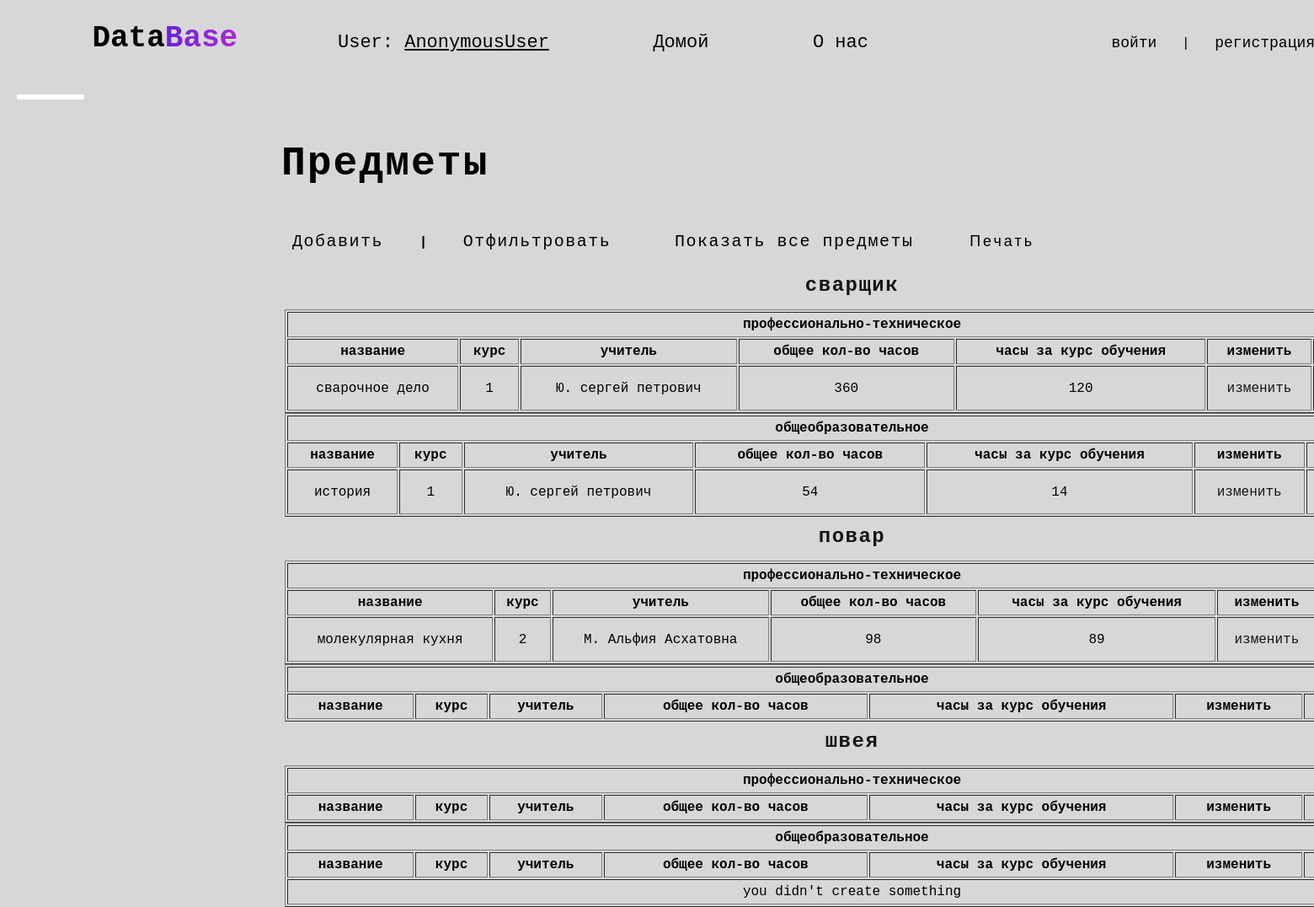
The app's page /db/subject/ with its own data.
### student_db/models.py (models this page shows, shortened)
class Speciality(models.Model):
    name = models.CharField(max_length=100)
    teacher = models.ForeignKey(Teacher, on_delete=models.CASCADE, null=True)
    course = models.CharField(max_length=50, choices=[("два года", "два года"),
                                                      ("три месяца", "три месяца"),
                                                      ("год (после 9)", "год (после 9)"),
                                                      ("год (после 9 и 11)", "год (после 9 и 11)")],
                              unique=True, null=True)
    education_form = models.CharField(max_length=50, choices=[('контракт', 'контракт'), ('бюджет', 'бюджет')])
    for_edu = models.CharField(max_length=10, choices=[('9', '9'), ('11', '11'), ('9 и 11', '9 и 11')], null=True)
    def __str__(self):
        return self.name

class Subject(models.Model):
    name = models.CharField(max_length=50)
    teacher = models.ForeignKey(Teacher, on_delete=models.CASCADE, related_name='teach', null=True)
    all_hour = models.IntegerField(null=False, default='')
    course_time = models.IntegerField(null=False, default='')
    cycle = models.CharField(max_length=255, choices=[('профессионально-техническое', 'профессионально-техническое'),
                                      ('общеобразовательное', 'общеобразовательное')], null=True)
    course = models.CharField(max_length=10, choices=[('1', '1'), ('2', '2')])
    specialization = models.ForeignKey(Speciality, on_delete=models.CASCADE, null=True)

class Teacher(models.Model):
    name = models.CharField(max_length=50)
    middle_name = models.CharField(max_length=50)
    last_name = models.CharField(max_length=50)
    phone = models.CharField(max_length=20)
    subject = models.CharField(max_length=50)
    work = models.CharField(max_length=50, choices=[('мастер', "мастер"), ("учитель", "учитель")], null=True)
    def __str__(self):
        return self.middle_name +' '+ self.name +' '+ self.last_name

### student_db/views.py (the view)
# urls.py: path('subject/', views.subject_list, name='subject_list'),
def subject_list(request):
    specializations = Speciality.objects.all()
    technical_subject = Subject.objects.filter(cycle='профессионально-техническое').order_by('name')
    general_subject = Subject.objects.filter(cycle='общеобразовательное').order_by('name')
    context = {'specializations': specializations,
               'technical_subject': technical_subject,
               'general_subject': general_subject}
    return render(request, 'subject/subject_list.html', context)

### student_db/templates/subject/subject_list.html (shortened to what this page needs)
{% extends 'db.html' %}
{% load static %}
{% block content %}
<link rel="stylesheet" href="{% static 'css/subject_list.css' %}">
  <div class="func">
    <h1>Предметы</h1>
      <a href="{% url 'student:subject_create' %}">Добавить</a> <b>|</b>
      <a href="{% url 'student:subject_filter' %}">Отфильтровать</a>
      <a href="{% url 'student:subject_all' %}">Показать все предметы</a>
      <button id="printButton">Печать</button>
  </div>
<div id="subject-tables" class="tables">
    {% for specialization in specializations %}
        <h1>{{ specialization.name }}</h1>
        <div class="tables-container">
            <table class="subject-table" border="1" style="width: 1347px;">
                <tr><th colspan="7">профессионально-техническое</th></tr>
                <tr>
                    <th>название</th>
                    <th>курс</th>
                    <th>учитель</th>
                    <th>общее кол-во часов</th>
                    <th>часы за курс обучения</th>
                    <th>изменить</th>
                    <th>удалить</th>
                </tr>
                    {% for subject in technical_subject %}
                        {% if subject.specialization == specialization and subject.cycle == 'профессионально-техническое' %}
                            <tr>
                                <td>{{ subject.name }}</td>
                                <td>{{ subject.course }}</td>
                                <td>{{ subject.teacher }}</td>
                                <td>{{ subject.all_hour }}</td>
                                <td>{{ subject.course_time }}</td>
                                <td><a href="{% url 'student:subject_update' pk=subject.pk %}">изменить</a></td>
                            </tr>
                        {% endif %}
                    {% endfor %}
            </table>
        </div>
        <div class="tables-container">
            <table class="subject-table" border="1" style="width: 1347px;">
                <tr><th colspan="7">общеобразовательное</th></tr>
                <tr>
                    <th>название</th>
                    <th>курс</th>
                    <th>учитель</th>
                    <th>общее кол-во часов</th>
                    <th>часы за курс обучения</th>
                    <th>изменить</th>
                    <th>удалить</th>
                </tr>
                    {% for subject in specialization.subject_set.all %}
                        {% if subject.specialization == specialization and subject.cycle == 'общеобразовательное' %}
                            <tr>
                                <td>{{ subject.name }}</td>
                                <td>{{ subject.course }}</td>
                                <td>{{ subject.teacher }}</td>
                                <td>{{ subject.all_hour }}</td>
                                <td>{{ subject.course_time }}</td>
                                <td><a href="{% url 'student:subject_update' pk=subject.pk %}">изменить</a></td>
                                <td><form method="POST" action="{% url 'student:delete_subject' subject.pk %}">{% csrf_token %}<button class="btn" type="submit">Удалить</button></form></td>
                            </tr>
                        {% endif %}
                        {% empty %}
                            <tr><td colspan='7'><p>you didn't create something</p></td></tr>
                   {% endfor %}
            </table>
            {% empty %}
            <p>Вы еще ничего не создали</p>
        </div>
    {% endfor %}
</div>
{% endblock content %}

### static/css/db.css (style rules this page uses)
* { margin: 0; padding: 0; box-sizing: border-box; }
body { background: #000; color: white; font-family: 'Courier New', monospace; }

### static/css/subject_list.css (style rules this page uses)
* { margin: 0; padding: 0; box-sizing: border-box; }
body { background: #d7d7d7; color: black; font-family: 'Courier New', monospace; }
body { margin: 0; padding: 0; box-sizing: border-box; }
.func { width: 1013px; height: 220px; position: relative; top: 32px; left: 44px; }
.func h1 { padding: 15px 20px; width: 500px; font-size: 48px; letter-spacing: 2px; color: black; margin-bottom: 30px; }
.func a { margin: 20px ; color: black; font-size: 20px; font-weight: 400; letter-spacing: 1.5px; text-decoration: none; padding: 10px 13px; transition-duration: .5s; }
.func button { background: transparent; border: none; padding: 10px 24px; font-size: 18px; font-weight: 500; letter-spacing: 3px; transition-duration: .5s; border-radius: 5px; }
.tables { position: absolute; top: 315px; left: 338px; }
table * { text-align : center; }
.tables h1 { color: #151512; font-size: 24px; font-weight: 700; letter-spacing: 1.5px; text-align: center; margin: 10px 0 15px 0; }
.tables tr th, .tables tr td { padding: 5px; }
.tables a { text-decoration: none; color: #151512; }

### records on screen
Speciality: name "сварщик"
Subject: name "сварочное дело", course "1", teacher "Ю. сергей петрович", all_hour "360", course_time "120"
Subject: name "история", course "1", teacher "Ю. сергей петрович", all_hour "54", course_time "14"
Speciality: name "повар"
Subject: name "молекулярная кухня", course "2", teacher "М. Альфия Асхатовна", all_hour "98", course_time "89"
Speciality: name "швея"

### other values on screen
{{ user }} "AnonymousUser"
